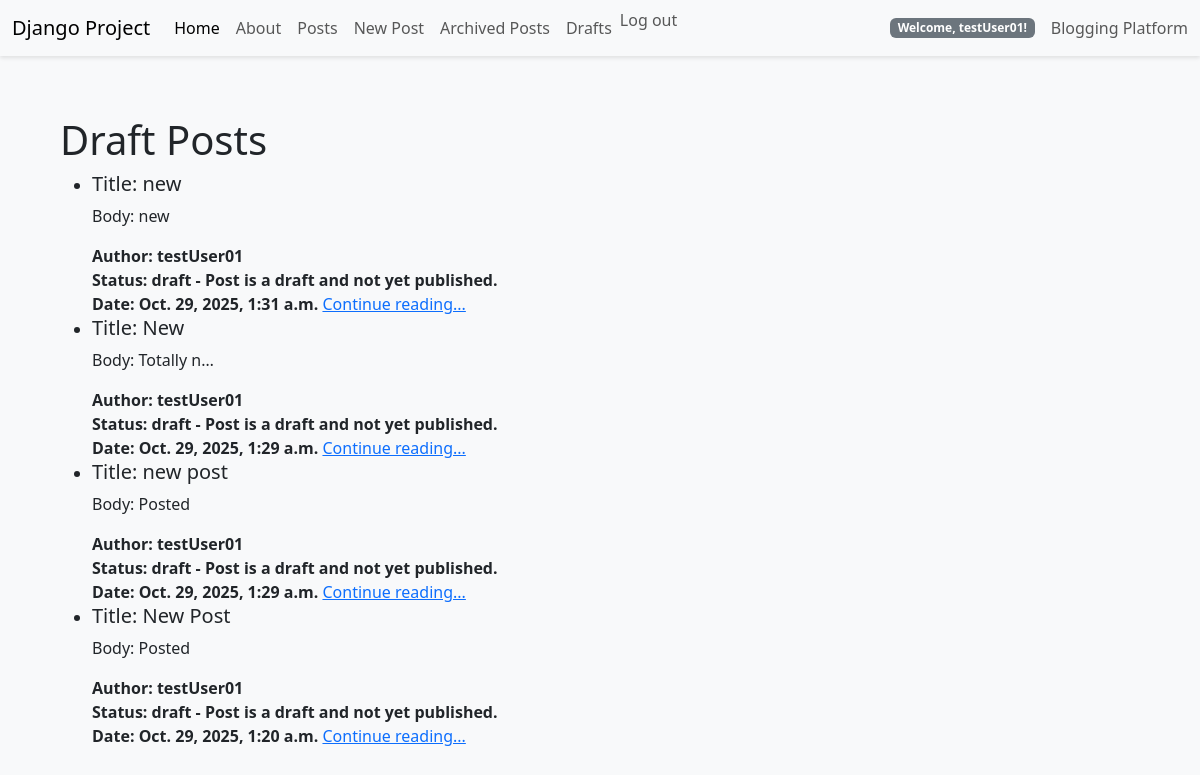
Screenshot of /posts/drafts/ (signed in) with the database file from the repository.
### posts/models.py (models this page shows, shortened)
class Post(models.Model):
    title = models.CharField(max_length=128)
    subtitle = models.CharField(max_length=256)
    body = models.TextField()
    created_on = models.DateTimeField(auto_now_add=True)
    author = models.ForeignKey(get_user_model(), on_delete=models.CASCADE)
    status = models.ForeignKey(Status, on_delete=models.CASCADE)

class Status(models.Model):
    name = models.CharField(max_length=128, unique=True)
    description = models.CharField(max_length=256, help_text='Write a description for the status')
    def __str__(self):
        return f'{self.name} - {self.description}'

### posts/views.py (the view)
# urls.py: path('drafts/', DraftPostListView.as_view(), name='post_drafts'),
class DraftPostListView(LoginRequiredMixin, ListView):
    model = Post
    template_name = 'posts/drafts.html'
    context_object_name = 'draft_posts'
    def get_context_data(self, **kwargs):
        context = super().get_context_data(**kwargs)
        draft_status = Status.objects.get(name='draft') # Get the 'draft' status object
        context['draft_posts'] = Post.objects.filter(status=draft_status).filter(author=self.request.user).order_by("created_on").reverse()
        return context

### templates/posts/drafts.html (shortened to what this page needs)
{% extends 'base.html' %}
{% block content %}
<h1>Draft Posts</h1>
<ul>
    {% for post in draft_posts %}
    <li>
        <div>
            <h5>Title: {{ post.title }}</h5>
            <p>Body: {{ post.body|truncatechars:10 }}</p>
            <span><strong>Author: {{ post.author }}</strong></span>
            <br>
            <span><strong>Status: {{ post.status }}</strong></span>
            <br>
            <span><strong>Date: {{ post.created_on }}</strong></span>
            <a href="{% url 'post_detail' post.id %}">Continue reading...</a>
        </div>
    </li>
    {% endfor %}
</ul>
{% endblock content %}

### templates/navbar.html (shortened to what this page needs)
<nav class="navbar navbar-expand-lg navbar-light bg-light">
  <div class="container-fluid">
    <a class="navbar-brand" href="{% url 'home'%}">Django Project</a>
    <div class="collapse navbar-collapse" id="navbarText">
      <ul class="navbar-nav me-auto mb-2 mb-lg-0">
        <li class="nav-item">
          <a class="nav-link active" aria-current="page" href="{% url 'home'%}">Home</a>
        </li>
        <li class="nav-item">
          <a class="nav-link" href="{% url 'about'%}">About</a>
        </li>
        <li class="nav-item">
          <a class="nav-link" href="{% url 'post_list' %}">Posts</a>
        </li>
        {% if user.is_authenticated %}
        <li class="nav-item">
          <a class="nav-link" href="{% url 'post_create' %}">New Post</a>
        </li>
        <li class="nav-item">
          <a class="nav-link" href="{% url 'post_archived' %}">Archived Posts</a>
        </li>
        <li class="nav-item">
          <a class="nav-link" href="{% url 'post_drafts' %}">Drafts</a>
        </li>
          <li class="nav-item">
            <form action="{% url 'account_logout' %}" method="post" style="display:inline;">
              <button type="submit" class="nav-link btn btn-link" style="padding:0; border:none; background:none;">Log out</button>
            </form>
          </li>
        {% endif %}
      </ul>
      {% if user.is_authenticated %}
        <span class="badge bg-secondary me-3">
          Welcome, {{ user.username }}!
        </span>
      {% endif %}
      <span class="navbar-text">
        Blogging Platform
      </span>
    </div>
  </div>
</nav>

### static/css/base.css (style rules this page uses)
:root { --primary-color: #0d6efd; --secondary-color: #6c757d; --success-color: #198754; --danger-color: #dc3545; --warning-color: #ffc107; --info-color: #0dcaf0; --light-color: #f8f9fa; --dark-color: #212529; --container-padding: 60px; --navbar-height: 56px; }
body { background-color: #f8f9fa; min-height: 100vh; display: flex; flex-direction: column; }
.btn { border-radius: 6px; }
.navbar { box-shadow: 0 2px 4px rgba(0, 0, 0, 0.1); }
.nav-link { font-weight: 500; }

### rows the page displays
Post: title "new", body "new", author "testUser01", status "draft - Post is a draft and not yet published.", created_on "Oct. 29, 2025, 1:31 a.m."
Post: title "New", body "Totally n…", author "testUser01", status "draft - Post is a draft and not yet published.", created_on "Oct. 29, 2025, 1:29 a.m."
Post: title "new post", body "Posted", author "testUser01", status "draft - Post is a draft and not yet published.", created_on "Oct. 29, 2025, 1:29 a.m."
Post: title "New Post", body "Posted", author "testUser01", status "draft - Post is a draft and not yet published.", created_on "Oct. 29, 2025, 1:20 a.m."

### other values shown
{{ user.username }} "testUser01"
